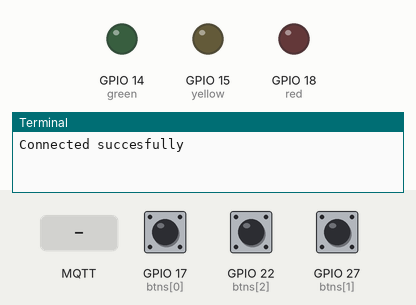
This program was run on a simulated Raspberry Pi (BCM pin numbers). Parts: output pins drawn as LEDs (lit = HIGH), the last lines printed to the terminal. Dashed ring = blinking. The inputs (shaded band) are chosen by the test bench; at power-on: GPIO 17 (btns[0]) HIGH, GPIO 22 (btns[2]) HIGH, GPIO 27 (btns[1]) HIGH. No MQTT or app messages arrive unless stated.

Above: at 1.3 s.
1.4 s: MQTT message "MSG=NEWROUND" arrives on the first subscribed topic
At 3.2 s:
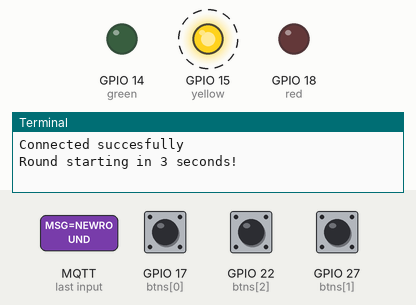
4.4 s: MQTT message "MSG=NEWGAME" arrives on the first subscribed topic
Timing chart, 0 to 14.9 s (numbered marks = the images above; inputs shaded):
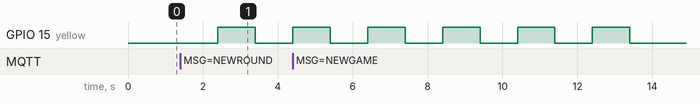

Measured:
- after the input at 1.4 s, GPIO 15 (yellow): LOW → HIGH after 1.0 s, → LOW 1.0 s later

The program:

Controller.py
```python
import paho.mqtt.client as mqtt
import RPi.GPIO as GPIO
from time import sleep
GPIO.setmode(GPIO.BCM)
green,yellow,red = 14,15,18
leds = (green,yellow,red)
btns = (17,27,22) #Up, Down, speed

#variabelen
contrlNmbr = "1" #dit is afhankelijk van op welke controller het runt (1 of 2)
broker = "87.67.133.107"
topic = "TeamCL1-4/Pong"

for led in leds:
    GPIO.setup(led, GPIO.OUT, initial=GPIO.LOW)
for btn in btns:
    GPIO.setup(btn, GPIO.IN, pull_up_down=GPIO.PUD_UP)

#verbinding maken met het topic
def on_connect(client, userdata, flags, rc):
    if rc == 0:
	    print ("Connected succesfully")
    else:
	    print (f"Connection failed with code {rc}")
    client.subscribe(topic)

#knipper voor het begin van een ronde
def blink():
    for i in range(3):
        sleep(1)
        GPIO.output(yellow, True)
        sleep(1)
        GPIO.output(yellow, False)

#commando versturen na druk op knop
def callback_SendMessage(channel):
    action = ""
    if channel == btns[0]:
        action = "UP"
    elif channel == btns[1]:
        action = "DN"
    else:
        action = "SP" #SP_UP is SP geworden omdat het de snelheid doet cyclen niet stijgen
    client.publish(topic, payload="SRC=CTRL" + contrlNmbr + "; DST=ENG; ACTION=" + action+";",qos=0)

#actie bij detecteren van een bericht
def on_message(client, userdata, msg):
    load = str(msg.payload)
    if load.find("DST=CTRL" + contrlNmbr) != -1:
        side = "N/A"

        if load.find("ASSIGNED_RACKET=L") != -1:
            GPIO.output(green, True)
            GPIO.output(red, False)
            side = "left"

        elif load.find("ASSIGNED_RACKET=R") != -1:
            GPIO.output(red, True)
            GPIO.output(green, False)
            side = "right"

        print("You control the "+side+" racket")
        return

    elif load.find("MSG=NEWROUND") != -1:
        print("Round starting in 3 seconds!")
        blink()

    elif load.find("MSG=NEWGAME") != -1:
        print("Game starting in 3 seconds!")
        blink()

#MQTT instellen
client = mqtt.Client()
client.on_connect = on_connect
client.on_message = on_message
client.connect(broker, 1883,60)

#buttons met hun acties verbinden
for btn in btns:
    GPIO.add_event_detect(btn, GPIO.FALLING, callback=callback_SendMessage, bouncetime=100)

#try om het correct af te kunnen afsluiten
try:
    client.loop_forever()

#cleanup
except KeyboardInterrupt:
    print("controller disconnected")
    for btn in btns:
        GPIO.remove_event_detect(btn)
    GPIO.cleanup()
```
